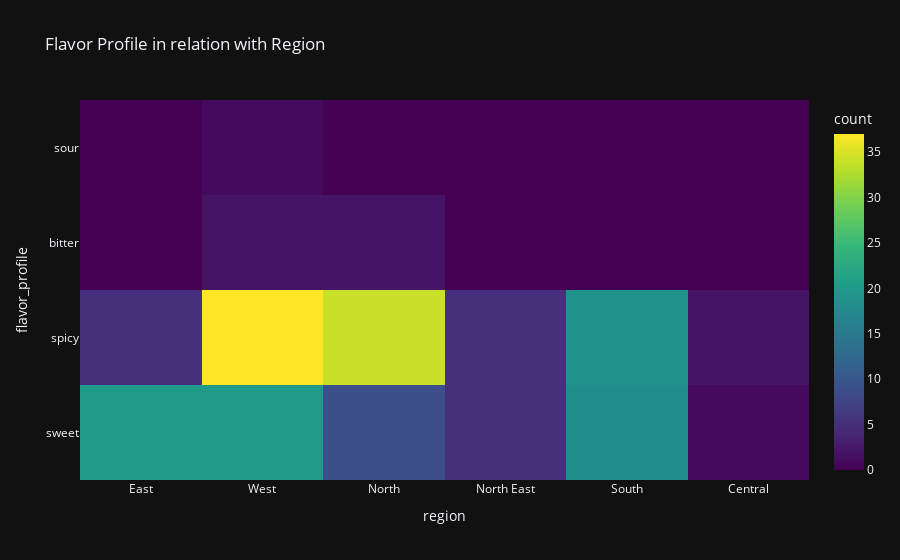

Notebook cell for this chart:
### Code cell
fig1=px.density_heatmap(df,y='flavor_profile',x='region',title='Flavor Profile in relation with Region',template='plotly_dark',color_continuous_scale='viridis')
fig1.show()

### Figure 1 — Plotly figure (JSON) as saved in the notebook; plotly's stock layout.template omitted (floating-point values rounded to 4 significant figures; data arrays with more than 128 entries replaced by an {"elided": "..."} marker saying what was removed)
{"data": [{"coloraxis": "coloraxis", "hovertemplate": "region=%{x}<br>flavor_profile=%{y}<br>count=%{z}<extra></extra>", "name": "", "type": "histogram2d", "x": {"elided": "180 str values"}, "xaxis": "x", "xbingroup": "x", "y": {"elided": "180 str values"}, "yaxis": "y", "ybingroup": "y"}], "layout": {"coloraxis": {"colorbar": {"title": {"text": "count"}}, "colorscale": [[0, "#440154"], [0.1111, "#482878"], [0.2222, "#3e4989"], [0.3333, "#31688e"], [0.4444, "#26828e"], [0.5556, "#1f9e89"], [0.6667, "#35b779"], [0.7778, "#6ece58"], [0.8889, "#b5de2b"], [1, "#fde725"]]}, "legend": {"tracegroupgap": 0}, "title": {"text": "Flavor Profile in relation with Region"}, "xaxis": {"anchor": "y", "domain": [0, 1], "title": {"text": "region"}}, "yaxis": {"anchor": "x", "domain": [0, 1], "title": {"text": "flavor_profile"}}}}
